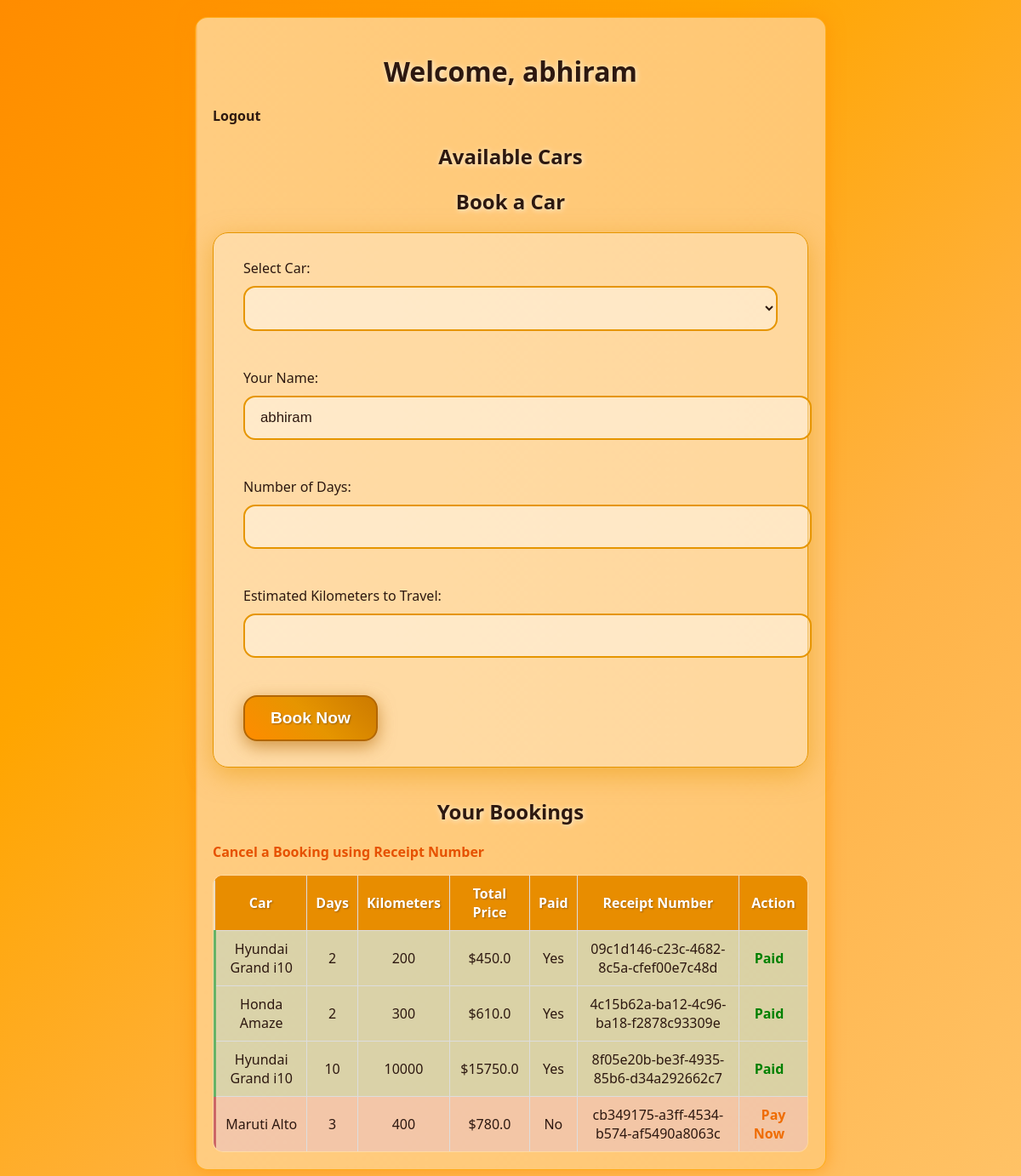
Screenshot of /home (signed in) with the database file from the repository.
### backend/models.py (models this page shows, shortened)
class User(UserMixin, db.Model):
    __tablename__ = 'users'
    id = db.Column(db.Integer, primary_key=True)
    username = db.Column(db.String(80), unique=True, nullable=False)
    password = db.Column(db.String(200), nullable=False)

class Booking(db.Model):
    __tablename__ = 'bookings'
    id = db.Column(db.Integer, primary_key=True)
    user_id = db.Column(db.Integer, db.ForeignKey('users.id'), nullable=False)
    car_id = db.Column(db.Integer, db.ForeignKey('cars.id'), nullable=False)
    days = db.Column(db.Integer, nullable=False)
    total_price = db.Column(db.Float, nullable=False)
    kilometers = db.Column(db.Integer, nullable=False)
    is_paid = db.Column(db.Boolean, default=False)
    receipt_number = db.Column(db.String(36), unique=True, nullable=False, default=lambda: str(uuid.uuid4()))
    user = db.relationship('User', backref=db.backref('bookings', lazy=True))
    car = db.relationship('Car', backref=db.backref('bookings', lazy=True))

class Car(db.Model):
    __tablename__ = 'cars'
    id = db.Column(db.Integer, primary_key=True)
    name = db.Column(db.String(100), nullable=False)
    price_per_day = db.Column(db.Float, nullable=False)

### backend/app.py (the view)
@app.route('/home')
@login_required
def home():
    user_bookings = Booking.query.filter_by(user_id=current_user.id).all()
    return render_template('index.html', username=current_user.username, bookings=user_bookings)

### backend/app.py (called while the page is built)
@login_manager.user_loader
def load_user(user_id):
    return User.query.get(int(user_id))

### backend/templates/index.html (shortened to what this page needs)
<!DOCTYPE html>
<html lang="en">
<head>
    <link rel="stylesheet" href="{{ url_for('static', filename='style.css') }}" />
</head>
<body>
    <h1>Welcome, {{ username }}</h1>
    <a href="{{ url_for('logout') }}">Logout</a>
    <h2>Available Cars</h2>
    <h2>Book a Car</h2>
    <form id="booking-form">
        <label for="car-select">Select Car:</label>
        <select id="car-select" required></select><br/><br/>
        <label for="user-name">Your Name:</label>
        <input type="text" id="user-name" value="{{ username }}" readonly /><br/><br/>
        <label for="days">Number of Days:</label>
        <input type="number" id="days" min="1" required /><br/><br/>
        <label for="kilometers">Estimated Kilometers to Travel:</label>
        <input type="number" id="kilometers" min="1" required /><br/><br/>
        <button type="submit">Book Now</button>
    </form>
    <h2>Your Bookings</h2>
    <p><a href="{{ url_for('cancel_booking_page') }}" style="color: #e65100; font-weight: bold;">Cancel a Booking using Receipt Number</a></p>
    <table style="width:100%; border-collapse: collapse;">
        <thead>
            <tr style="background-color: #ef6c00; color: white;">
                <th style="padding: 10px; border: 1px solid #ddd;">Car</th>
                <th style="padding: 10px; border: 1px solid #ddd;">Days</th>
                <th style="padding: 10px; border: 1px solid #ddd;">Kilometers</th>
                <th style="padding: 10px; border: 1px solid #ddd;">Total Price</th>
                <th style="padding: 10px; border: 1px solid #ddd;">Paid</th>
                <th style="padding: 10px; border: 1px solid #ddd;">Receipt Number</th>
                <th style="padding: 10px; border: 1px solid #ddd;">Action</th>
            </tr>
        </thead>
        <tbody>
        {% for booking in bookings %}
            <tr class="{% if booking.is_paid %}paid-row{% else %}unpaid-row{% endif %}" style="text-align:center;">
                <td style="padding: 10px; border: 1px solid #ddd;">{{ booking.car.name }}</td>
                <td style="padding: 10px; border: 1px solid #ddd;">{{ booking.days }}</td>
                <td style="padding: 10px; border: 1px solid #ddd;">{{ booking.kilometers }}</td>
                <td style="padding: 10px; border: 1px solid #ddd;">${{ booking.total_price }}</td>
                <td style="padding: 10px; border: 1px solid #ddd;">{{ 'Yes' if booking.is_paid else 'No' }}</td>
                <td style="padding: 10px; border: 1px solid #ddd;">{{ booking.receipt_number }}</td>
                <td style="padding: 10px; border: 1px solid #ddd;">
                    {% if not booking.is_paid %}
                        <a href="{{ url_for('payment', booking_id=booking.id) }}" style="color:#ef6c00; font-weight:bold; margin-right: 10px;">Pay Now</a>
                    {% else %}
                        <span style="color: green; font-weight: bold; margin-right: 10px;">Paid</span>
                    {% endif %}
                </td>
            </tr>
        {% endfor %}
        </tbody>
    </table>
</body>
</html>

### backend/static/style.css (style rules this page uses)
body { font-family: 'Segoe UI', Tahoma, Geneva, Verdana, sans-serif; max-width: 700px; margin: 20px auto; padding: 20px; background: linear-gradient(270deg, #ff8c00, #ff9500, #ffa500, #ffb347, #ffc266, #ffcc80); background-size: 1000% 1000%; animation: gradientShift 30s ease infinite; color: #2d1810; box-shadow: 0 0 20px rgba(255, 140, 0, 0.6); border-radius: 15px; border: 1px solid rgba(255, 165, 0, 0.8); }
h1, h2 { color: #2d1810; text-align: center; font-weight: 800; margin-bottom: 20px; text-shadow: 1px 1px 6px rgba(255, 255, 255, 0.8); animation: fadeInText 1.5s ease forwards; transition: all 0.3s ease; }
a { color: #2d1810; text-decoration: none; transition: color 0.3s ease, transform 0.2s ease; font-weight: 600; }
form { background-color: rgba(255, 255, 255, 0.3); padding: 30px 35px; border-radius: 18px; box-shadow: 0 8px 30px rgba(230, 149, 0, 0.5); margin-bottom: 35px; animation: fadeInForm 1s ease forwards; border: 1px solid #e69500; }
input[type="text"], input[type="password"], input[type="number"], select { width: 100%; padding: 14px 18px; margin-top: 10px; margin-bottom: 22px; border: 2.5px solid #e69500; border-radius: 14px; font-size: 1.05em; outline: none; background-color: rgba(255, 255, 255, 0.4); color: #2d1810; transition: border-color 0.35s ease, box-shadow 0.35s ease, transform 0.2s ease; }
button { background: linear-gradient(45deg, #ff8c00, #e69500, #cc7a00); color: white; font-weight: 800; padding: 14px 30px; border: 2px solid #b36600; border-radius: 16px; font-size: 1.2em; cursor: pointer; transition: background 0.5s ease, transform 0.3s ease, box-shadow 0.3s ease, border-color 0.3s ease; box-shadow: 0 6px 20px rgba(179, 102, 0, 0.6); animation: pulse 2.5s infinite; text-shadow: 1px 1px 2px rgba(0, 0, 0, 0.3); }
table { background-color: rgba(255, 255, 255, 0.3); border-radius: 12px; overflow: hidden; border: 1px solid #e69500; }
th { background-color: rgba(230, 149, 0, 0.8) !important; color: white !important; transition: background-color 0.2s ease; border-bottom: 2px solid #cc7a00; text-shadow: 1px 1px 2px rgba(0, 0, 0, 0.3); }
td { background-color: rgba(255, 255, 255, 0.2); color: #2d1810; transition: background-color 0.2s ease, transform 0.1s ease; }
.paid-row { background-color: rgba(102, 153, 102, 0.3) !important; border-left: 4px solid #66b366; }
.unpaid-row { background-color: rgba(204, 102, 102, 0.3) !important; border-left: 4px solid #cc6666; }
html { background: linear-gradient(135deg, #ff8c00, #ffa500, #ffb347, #ffc266); min-height: 100%; }

### backend/templates/index.html (style rules this page uses)
.paid-row { background-color: #c8e6c9; }
.unpaid-row { background-color: #ffcdd2; }

### rows the page displays
User: username "abhiram"
Booking: car.name "Hyundai Grand i10", days "2", kilometers "200", total_price "450.0", is_paid "Yes", receipt_number "09c1d146-c23c-4682-8c5a-cfef00e7c48d", shows "Paid"
Booking: car.name "Honda Amaze", days "2", kilometers "300", total_price "610.0", is_paid "Yes", receipt_number "4c15b62a-ba12-4c96-ba18-f2878c93309e", shows "Paid"
Booking: car.name "Hyundai Grand i10", days "10", kilometers "10000", total_price "15750.0", is_paid "Yes", receipt_number "8f05e20b-be3f-4935-85b6-d34a292662c7", shows "Paid"
Booking: car.name "Maruti Alto", days "3", kilometers "400", total_price "780.0", is_paid "No", receipt_number "cb349175-a3ff-4534-b574-af5490a8063c"
